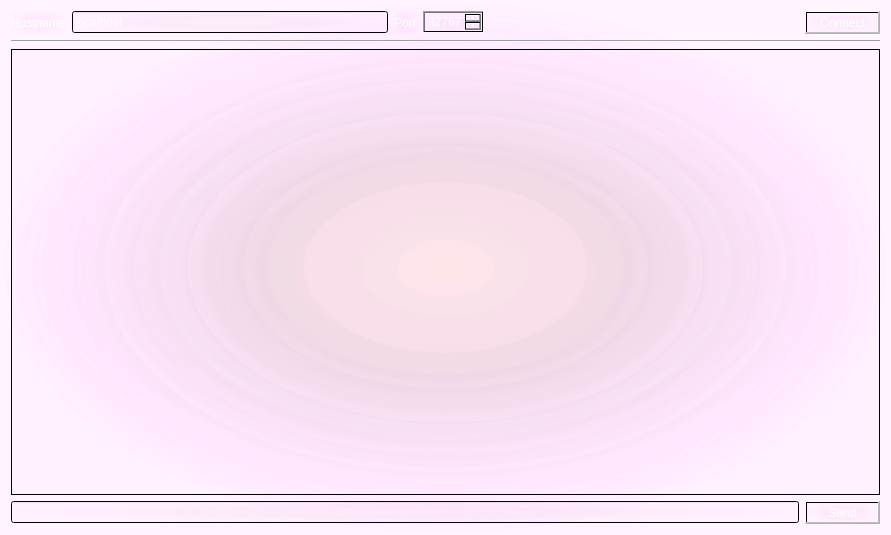
<?xml version="1.0" encoding="UTF-8"?>
<ui version="4.0">
 <class>chat</class>
 <widget class="QMainWindow" name="chat">
  <property name="geometry">
   <rect>
    <x>0</x>
    <y>0</y>
    <width>891</width>
    <height>535</height>
   </rect>
  </property>
  <property name="windowTitle">
   <string>QSsl Chat Client</string>
  </property>
  <property name="styleSheet">
   <string notr="true">background-color: qradialgradient(spread:pad, cx:0.5, cy:0.5, radius:0.5, fx:0.5, fy:0.5, stop:0 rgba(255, 102, 125, 11), stop:0.423729 rgba(180, 47, 126, 13), stop:0.855932 rgba(255, 170, 255, 20), stop:1 rgba(255, 170, 255, 13));
color: rgb(255, 255, 255);</string>
  </property>
  <widget class="QWidget" name="centralWidget">
   <layout class="QVBoxLayout" name="verticalLayout">
    <item>
     <layout class="QHBoxLayout" name="horizontalLayout">
      <item>
       <widget class="QLabel" name="hostnameLabel">
        <property name="text">
         <string>Hostname</string>
        </property>
       </widget>
      </item>
      <item>
       <widget class="QLineEdit" name="hostnameLineEdit">
        <property name="text">
         <string>localhost</string>
        </property>
       </widget>
      </item>
      <item>
       <widget class="QLabel" name="portLabel">
        <property name="text">
         <string>Port</string>
        </property>
       </widget>
      </item>
      <item>
       <widget class="QSpinBox" name="portSpinBox">
        <property name="minimum">
         <number>1024</number>
        </property>
        <property name="maximum">
         <number>65535</number>
        </property>
        <property name="value">
         <number>32767</number>
        </property>
       </widget>
      </item>
      <item>
       <spacer name="horizontalSpacer">
        <property name="orientation">
         <enum>Qt::Horizontal</enum>
        </property>
        <property name="sizeHint" stdset="0">
         <size>
          <width>40</width>
          <height>20</height>
         </size>
        </property>
       </spacer>
      </item>
      <item>
       <widget class="QPushButton" name="connectDisconnectButton">
        <property name="enabled">
         <bool>false</bool>
        </property>
        <property name="text">
         <string>Connect</string>
        </property>
       </widget>
      </item>
     </layout>
    </item>
    <item>
     <widget class="Line" name="line">
      <property name="orientation">
       <enum>Qt::Horizontal</enum>
      </property>
     </widget>
    </item>
    <item>
     <widget class="QTextEdit" name="chatDisplayTextEdit">
      <property name="readOnly">
       <bool>true</bool>
      </property>
     </widget>
    </item>
    <item>
     <layout class="QHBoxLayout" name="horizontalLayout_2">
      <item>
       <widget class="QLineEdit" name="inputLineEdit">
        <property name="enabled">
         <bool>false</bool>
        </property>
       </widget>
      </item>
      <item>
       <widget class="QPushButton" name="sendButton">
        <property name="enabled">
         <bool>false</bool>
        </property>
        <property name="text">
         <string>Send</string>
        </property>
       </widget>
      </item>
     </layout>
    </item>
   </layout>
  </widget>
 </widget>
 <layoutdefault spacing="6" margin="11"/>
 <resources/>
 <connections>
  <connection>
   <sender>connectDisconnectButton</sender>
   <signal>clicked()</signal>
   <receiver>chat</receiver>
   <slot>connectDisconnectButtonPressed()</slot>
   <hints>
    <hint type="sourcelabel">
     <x>352</x>
     <y>21</y>
    </hint>
    <hint type="destinationlabel">
     <x>199</x>
     <y>149</y>
    </hint>
   </hints>
  </connection>
  <connection>
   <sender>sendButton</sender>
   <signal>clicked()</signal>
   <receiver>chat</receiver>
   <slot>sendButtonPressed()</slot>
   <hints>
    <hint type="sourcelabel">
     <x>352</x>
     <y>278</y>
    </hint>
    <hint type="destinationlabel">
     <x>199</x>
     <y>149</y>
    </hint>
   </hints>
  </connection>
 </connections>
 <slots>
  <slot>connectDisconnectButtonPressed()</slot>
  <slot>sendButtonPressed()</slot>
 </slots>
</ui>
